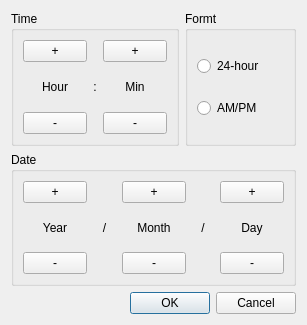
<?xml version="1.0" encoding="UTF-8"?>
<ui version="4.0">
 <class>DateTimeSettingsDialog</class>
 <widget class="QDialog" name="DateTimeSettingsDialog">
  <property name="geometry">
   <rect>
    <x>0</x>
    <y>0</y>
    <width>307</width>
    <height>325</height>
   </rect>
  </property>
  <property name="windowTitle">
   <string>Dialog</string>
  </property>
  <layout class="QVBoxLayout" name="verticalLayout">
   <item>
    <layout class="QHBoxLayout" name="horizontalLayout">
     <item>
      <widget class="QGroupBox" name="groupBox_2">
       <property name="title">
        <string>Time</string>
       </property>
       <layout class="QGridLayout" name="gridLayout">
        <item row="0" column="0">
         <widget class="QPushButton" name="hourPlusButton">
          <property name="maximumSize">
           <size>
            <width>64</width>
            <height>16777215</height>
           </size>
          </property>
          <property name="text">
           <string>+</string>
          </property>
         </widget>
        </item>
        <item row="0" column="2">
         <widget class="QPushButton" name="minutePlusButton">
          <property name="maximumSize">
           <size>
            <width>64</width>
            <height>16777215</height>
           </size>
          </property>
          <property name="text">
           <string>+</string>
          </property>
         </widget>
        </item>
        <item row="1" column="0">
         <widget class="QLabel" name="hourLabel">
          <property name="text">
           <string>Hour</string>
          </property>
          <property name="alignment">
           <set>Qt::AlignCenter</set>
          </property>
         </widget>
        </item>
        <item row="1" column="1">
         <widget class="QLabel" name="label_2">
          <property name="text">
           <string>:</string>
          </property>
          <property name="alignment">
           <set>Qt::AlignCenter</set>
          </property>
         </widget>
        </item>
        <item row="1" column="2">
         <widget class="QLabel" name="minuteLabel">
          <property name="text">
           <string>Min</string>
          </property>
          <property name="scaledContents">
           <bool>false</bool>
          </property>
          <property name="alignment">
           <set>Qt::AlignCenter</set>
          </property>
         </widget>
        </item>
        <item row="2" column="0">
         <widget class="QPushButton" name="hourMinusButton">
          <property name="maximumSize">
           <size>
            <width>64</width>
            <height>16777215</height>
           </size>
          </property>
          <property name="text">
           <string>-</string>
          </property>
         </widget>
        </item>
        <item row="2" column="2">
         <widget class="QPushButton" name="minuteMinusButton">
          <property name="maximumSize">
           <size>
            <width>64</width>
            <height>16777215</height>
           </size>
          </property>
          <property name="text">
           <string>-</string>
          </property>
         </widget>
        </item>
       </layout>
      </widget>
     </item>
     <item>
      <widget class="QGroupBox" name="groupBox_3">
       <property name="title">
        <string>Formt</string>
       </property>
       <layout class="QGridLayout" name="gridLayout_3">
        <item row="0" column="0">
         <widget class="QRadioButton" name="twentyFourHourRadioButton">
          <property name="text">
           <string>24-hour</string>
          </property>
         </widget>
        </item>
        <item row="1" column="0">
         <widget class="QRadioButton" name="apRadioButton">
          <property name="text">
           <string>AM/PM</string>
          </property>
         </widget>
        </item>
       </layout>
      </widget>
     </item>
    </layout>
   </item>
   <item>
    <widget class="QGroupBox" name="groupBox">
     <property name="title">
      <string>Date</string>
     </property>
     <layout class="QGridLayout" name="gridLayout_2">
      <item row="0" column="0">
       <widget class="QPushButton" name="yearPlusButton">
        <property name="maximumSize">
         <size>
          <width>64</width>
          <height>16777215</height>
         </size>
        </property>
        <property name="text">
         <string>+</string>
        </property>
       </widget>
      </item>
      <item row="0" column="2">
       <widget class="QPushButton" name="monthPlusButton">
        <property name="maximumSize">
         <size>
          <width>64</width>
          <height>16777215</height>
         </size>
        </property>
        <property name="text">
         <string>+</string>
        </property>
       </widget>
      </item>
      <item row="0" column="4">
       <widget class="QPushButton" name="dayPlusButton">
        <property name="maximumSize">
         <size>
          <width>64</width>
          <height>16777215</height>
         </size>
        </property>
        <property name="text">
         <string>+</string>
        </property>
       </widget>
      </item>
      <item row="1" column="0">
       <widget class="QLabel" name="yearLabel">
        <property name="text">
         <string>Year</string>
        </property>
        <property name="alignment">
         <set>Qt::AlignCenter</set>
        </property>
       </widget>
      </item>
      <item row="1" column="1">
       <widget class="QLabel" name="label_4">
        <property name="text">
         <string>/</string>
        </property>
        <property name="alignment">
         <set>Qt::AlignCenter</set>
        </property>
       </widget>
      </item>
      <item row="1" column="2">
       <widget class="QLabel" name="monthLabel">
        <property name="text">
         <string>Month</string>
        </property>
        <property name="alignment">
         <set>Qt::AlignCenter</set>
        </property>
       </widget>
      </item>
      <item row="1" column="3">
       <widget class="QLabel" name="label_3">
        <property name="text">
         <string>/</string>
        </property>
        <property name="alignment">
         <set>Qt::AlignCenter</set>
        </property>
       </widget>
      </item>
      <item row="1" column="4">
       <widget class="QLabel" name="dayLabel">
        <property name="text">
         <string>Day</string>
        </property>
        <property name="scaledContents">
         <bool>false</bool>
        </property>
        <property name="alignment">
         <set>Qt::AlignCenter</set>
        </property>
       </widget>
      </item>
      <item row="2" column="0">
       <widget class="QPushButton" name="yearMinusButton">
        <property name="maximumSize">
         <size>
          <width>64</width>
          <height>16777215</height>
         </size>
        </property>
        <property name="text">
         <string>-</string>
        </property>
       </widget>
      </item>
      <item row="2" column="2">
       <widget class="QPushButton" name="monthMinusButton">
        <property name="maximumSize">
         <size>
          <width>64</width>
          <height>16777215</height>
         </size>
        </property>
        <property name="text">
         <string>-</string>
        </property>
       </widget>
      </item>
      <item row="2" column="4">
       <widget class="QPushButton" name="dayMinusButton">
        <property name="maximumSize">
         <size>
          <width>64</width>
          <height>16777215</height>
         </size>
        </property>
        <property name="text">
         <string>-</string>
        </property>
       </widget>
      </item>
     </layout>
    </widget>
   </item>
   <item>
    <widget class="QDialogButtonBox" name="buttonBox">
     <property name="orientation">
      <enum>Qt::Horizontal</enum>
     </property>
     <property name="standardButtons">
      <set>QDialogButtonBox::Cancel|QDialogButtonBox::Ok</set>
     </property>
    </widget>
   </item>
  </layout>
 </widget>
 <resources/>
 <connections>
  <connection>
   <sender>buttonBox</sender>
   <signal>accepted()</signal>
   <receiver>DateTimeSettingsDialog</receiver>
   <slot>accept()</slot>
   <hints>
    <hint type="sourcelabel">
     <x>248</x>
     <y>254</y>
    </hint>
    <hint type="destinationlabel">
     <x>157</x>
     <y>274</y>
    </hint>
   </hints>
  </connection>
  <connection>
   <sender>buttonBox</sender>
   <signal>rejected()</signal>
   <receiver>DateTimeSettingsDialog</receiver>
   <slot>reject()</slot>
   <hints>
    <hint type="sourcelabel">
     <x>316</x>
     <y>260</y>
    </hint>
    <hint type="destinationlabel">
     <x>286</x>
     <y>274</y>
    </hint>
   </hints>
  </connection>
 </connections>
</ui>
